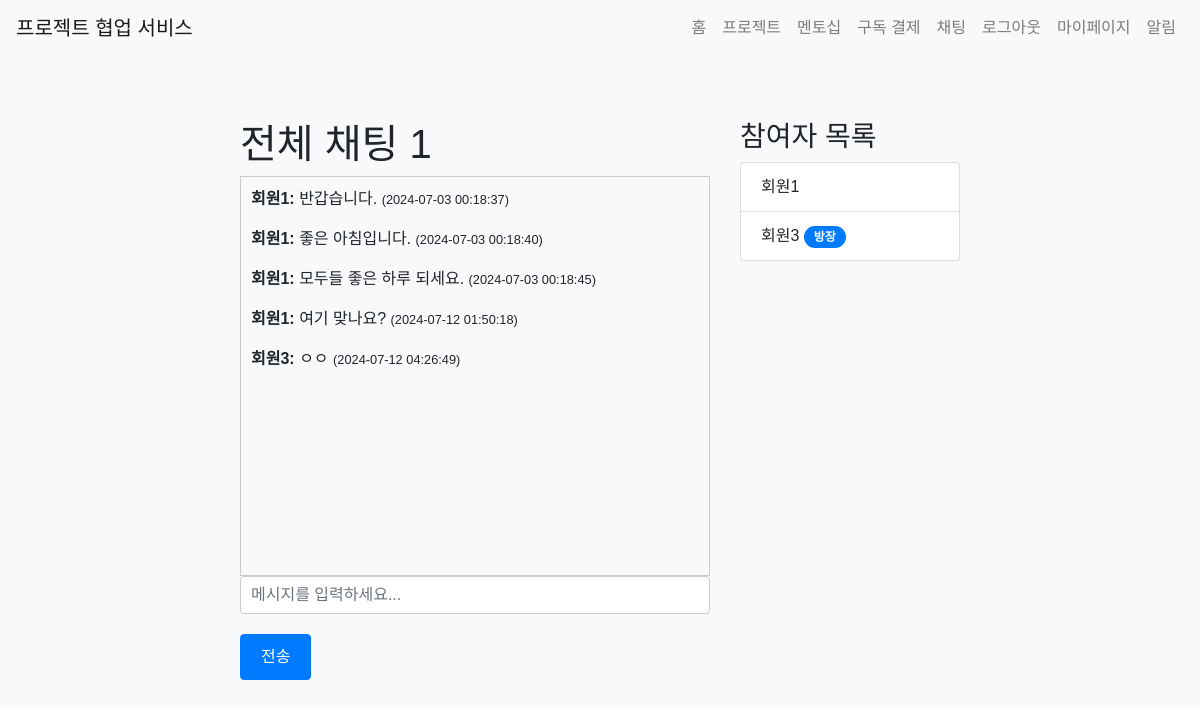
The app's page /chat/1 (signed in), older data.
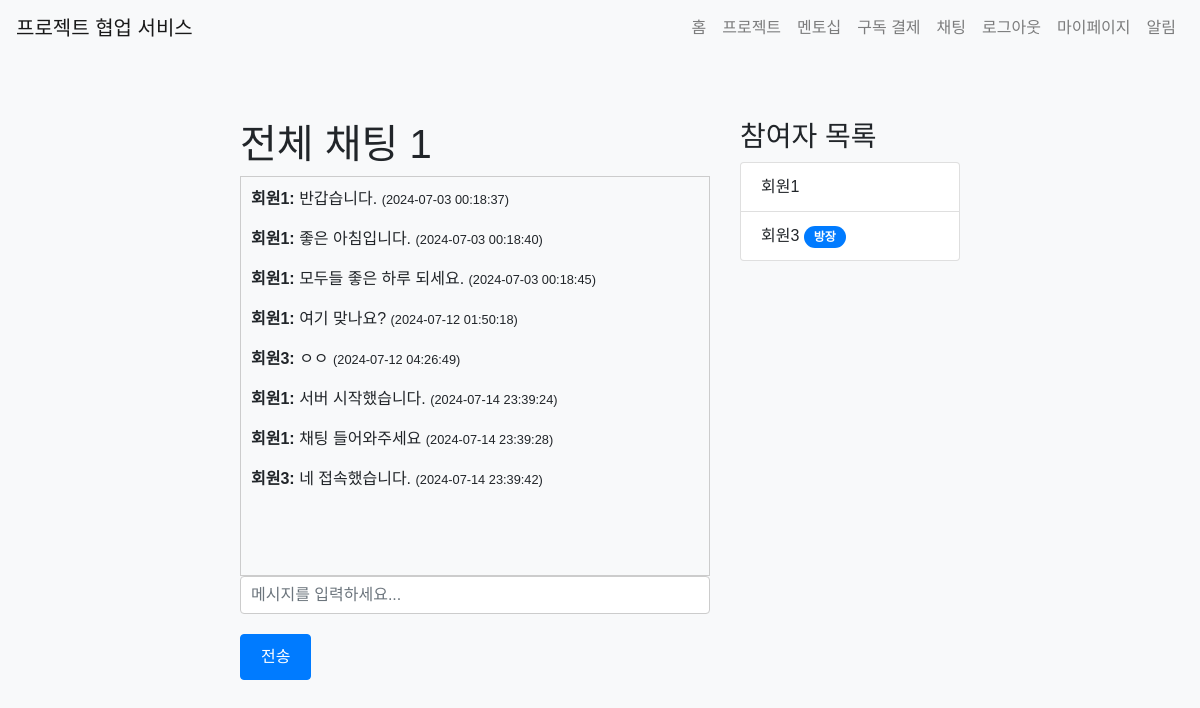
The same page, newer data.
### app/models.py (models this page shows)
class ChatRoom(db.Model):
    id = db.Column(db.Integer, primary_key=True)
    name = db.Column(db.String(100), nullable=False)
    is_public = db.Column(db.Boolean, default=True)
    created_at = db.Column(db.DateTime, default=datetime.utcnow)
    creator_id = db.Column(db.Integer, db.ForeignKey('user.id'), nullable=False)
    participants = db.relationship('User', secondary='chat_room_participant', back_populates='chat_rooms')
    chat_room_participants = db.relationship('ChatRoomParticipant', back_populates='chat_room')

class ChatMessage(db.Model):
    id = db.Column(db.Integer, primary_key=True)
    chat_room_id = db.Column(db.Integer, db.ForeignKey('chat_room.id'), nullable=False)
    sender_id = db.Column(db.Integer, db.ForeignKey('user.id'), nullable=False)
    content = db.Column(db.Text, nullable=False)
    timestamp = db.Column(db.DateTime, default=datetime.utcnow)
    chat_room = db.relationship('ChatRoom', backref=db.backref('messages', lazy=True))
    sender = db.relationship('User', backref=db.backref('sent_messages', lazy=True))

class User(UserMixin, db.Model):
    id = db.Column(db.Integer, primary_key=True)
    name = db.Column(db.String(100), nullable=False)
    email = db.Column(db.String(120), unique=True, nullable=False)
    password = db.Column(db.String(255), nullable=False)
    bio = db.Column(db.Text)
    chat_rooms = db.relationship('ChatRoom', secondary='chat_room_participant', back_populates='participants')
    chat_room_participants = db.relationship('ChatRoomParticipant', back_populates='user')
    notifications = db.relationship('Notification', back_populates='user', lazy=True)
    projects = db.relationship('Project', secondary='project_participant', back_populates='participants')
    subscription = db.relationship('Subscription', back_populates='subscriber', uselist=False)
    created_projects = db.relationship('Project', back_populates='client', lazy=True, foreign_keys='Project.client_id')
    mentees = db.relationship('User',
                              secondary=mentorship_mentor,
                              primaryjoin=(mentorship_mentor.c.mentor_id == id),
                              secondaryjoin=(mentorship_mentor.c.mentee_id == id),
                              backref=db.backref('mentors', lazy='dynamic'),
                              lazy='dynamic')
    pending_mentees = db.relationship('User',
                                    secondary=mentorship_mentee,
                                    primaryjoin=(mentorship_mentee.c.mentor_id == id),
                                    secondaryjoin=(mentorship_mentee.c.mentee_id == id),
                                    backref=db.backref('pending_mentors', lazy='dynamic'),
                                    lazy='dynamic')
    project_participants = db.relationship('ProjectParticipant', back_populates='user', lazy=True)

### app/views/chat.py (the view)
@bp.route('/<int:chat_room_id>')
@login_required
def chat_room(chat_room_id):
    chat_room = ChatRoom.query.get_or_404(chat_room_id)
    if not chat_room.is_public and current_user not in chat_room.participants:
        flash('이 채팅방에 접근할 권한이 없습니다.', 'error')
        return redirect(url_for('chat.chat_list'))
    messages = ChatMessage.query.filter_by(chat_room_id=chat_room_id).order_by(ChatMessage.timestamp).all()
    return render_template('chat/chat_room.html', chat_room=chat_room, messages=messages)

### app/__init__.py (called while the page is built)
@login_manager.user_loader
def load_user(user_id):
    if user_id is not None:
        return User.query.get(int(user_id))
    return None

### app/templates/chat/chat_room.html (shortened to what this page needs)
{% extends 'base.html' %}
{% block content %}
<div class="container">
  <div class="row">
    <div class="col-md-8">
      <h1>{{ chat_room.name }}</h1>
      <div id="chat-messages" style="height: 400px; overflow-y: scroll; border: 1px solid #ccc; padding: 10px;">
        {% for message in messages %}
          <p><strong>{{ message.sender.name }}:</strong> {{ message.content }} <small>({{ message.timestamp.strftime('%Y-%m-%d %H:%M:%S') }})</small></p>
        {% endfor %}
      </div>
      <form id="message-form">
        <div class="form-group">
          <input type="text" id="message-input" class="form-control" placeholder="메시지를 입력하세요...">
        </div>
        <button type="submit" class="btn btn-primary">전송</button>
      </form>
    </div>
    <div class="col-md-4">
      <h3>참여자 목록</h3>
      <ul class="list-group">
        {% for participant in chat_room.participants %}
          <li class="list-group-item">
            {{ participant.name }}
            {% if participant.id == chat_room.creator_id %}
              <span class="badge badge-primary">방장</span>
            {% endif %}
          </li>
        {% endfor %}
      </ul>
    </div>
  </div>
</div>
{% endblock %}

### app/templates/base.html (shortened to what this page needs)
<!DOCTYPE html>
<html lang="ko">
    <head>
        <link rel="stylesheet" href="https://maxcdn.bootstrapcdn.com/bootstrap/4.5.2/css/bootstrap.min.css">
        <link rel="stylesheet" href="https://cdn.jsdelivr.net/npm/bootstrap-select@1.13.14/dist/css/bootstrap-select.min.css">
        <link rel="stylesheet" href="{{ url_for('static', filename='css/style.css') }}">
    </head>
<body>
    <nav class="navbar navbar-expand-lg navbar-light bg-light">
        <a class="navbar-brand" href="/">프로젝트 협업 서비스</a>
        <div class="collapse navbar-collapse" id="navbarNav">
            <ul class="navbar-nav ml-auto">
                <li class="nav-item">
                    <a class="nav-link" href="{{ url_for('main.index') }}">홈</a>
                </li>
                <li class="nav-item">
                    <a class="nav-link" href="{{ url_for('project.list_projects') }}">프로젝트</a>
                </li>
                {% if current_user.is_authenticated %}
                <li class="nav-item">
                    <a class="nav-link" href="{{ url_for('mentorship.index') }}">멘토십</a>
                </li>
                <li class="nav-item">
                    <a class="nav-link" href="{{ url_for('payments.subscribe') }}">구독 결제</a>
                </li>
                <li class="nav-item">
                    <a class="nav-link" href="{{ url_for('chat.chat_list') }}">채팅</a>
                </li>
                <li class="nav-item">
                    <a class="nav-link" href="{{ url_for('auth.logout') }}">로그아웃</a>
                </li>
                <li class="nav-item">
                    <a class="nav-link" href="{{ url_for('mypage.index') }}">마이페이지</a>
                </li>
                <li class="nav-item">
                    <a class="nav-link" href="{{ url_for('notification.index') }}">
                        알림
                    </a>
                </li>
                {% endif %}
            </ul>
        </div>
    </nav>
    <div class="container mt-4">
        {% block content %}{% endblock %}
    </div>
</body>
</html>

### app/static/css/style.css (style rules this page uses)
.btn-primary { background-color: #007bff; border-color: #007bff; }
.badge { padding: 5px 10px; border-radius: 12px; font-size: 12px; color: #fff; }
body { font-family: Arial, sans-serif; background-color: #f8f9fa; margin: 0; padding: 0; }
.container { max-width: 800px; margin: 0 auto; padding: 20px; }
.form-group { margin-bottom: 20px; }
.form-control { width: 100%; padding: 10px; border: 1px solid #ccc; border-radius: 4px; }
.btn { display: inline-block; padding: 10px 20px; background-color: #007bff; color: #fff; text-decoration: none; border-radius: 4px; cursor: pointer; }
.btn-primary { background-color: #007bff; }

Row changes from the older to the newer data that the page shows:
added ChatMessage: sender.name "회원1", content "서버 시작했습니다.", timestamp "2024-07-14 23:39:24"
added ChatMessage: sender.name "회원1", content "채팅 들어와주세요", timestamp "2024-07-14 23:39:28"
added ChatMessage: sender.name "회원3", content "네 접속했습니다.", timestamp "2024-07-14 23:39:42"
